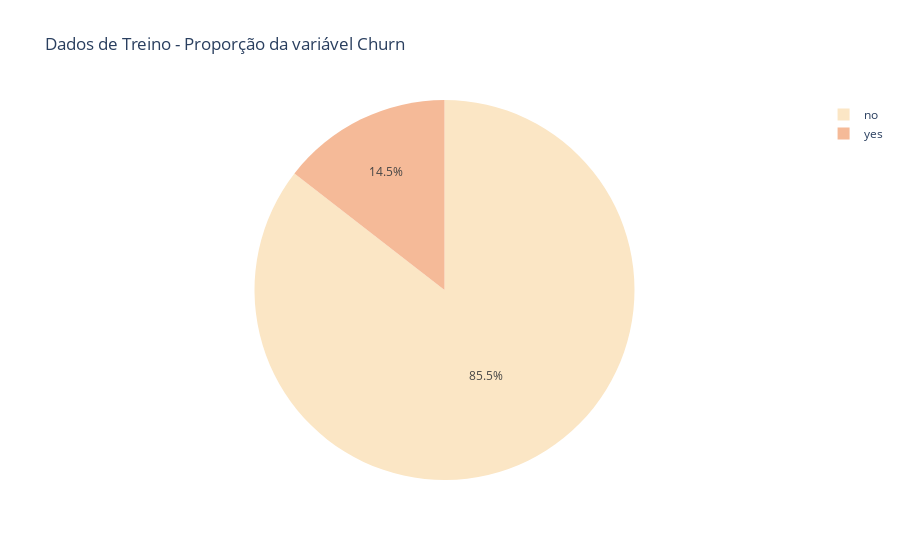

The notebook cell this image was saved under:
### Code cell
# Verificando a proporção da variável target em um gráfico de pizza

target = dados_treino_original["churn"].value_counts()
go.Figure(
    px.pie(
        dados_treino_original,
        values=target,
        title="Dados de Treino - Proporção da variável Churn",
        names=target.index,
        color_discrete_sequence=px.colors.sequential.Burgyl,
    )
)

### Figure 1 — Plotly figure (JSON) as saved in the notebook; plotly's stock layout.template omitted (floating-point values rounded to 4 significant figures)
{"data": [{"domain": {"x": [0, 1], "y": [0, 1]}, "hovertemplate": "label=%{label}<br>value=%{value}<extra></extra>", "labels": ["no", "yes"], "legendgroup": "", "name": "", "showlegend": true, "type": "pie", "values": [2850, 483]}], "layout": {"autosize": true, "legend": {"tracegroupgap": 0}, "piecolorway": ["rgb(251, 230, 197)", "rgb(245, 186, 152)", "rgb(238, 138, 130)", "rgb(220, 113, 118)", "rgb(200, 88, 108)", "rgb(156, 63, 93)", "rgb(112, 40, 74)"], "title": {"text": "Dados de Treino - Proporção da variável Churn"}}}
